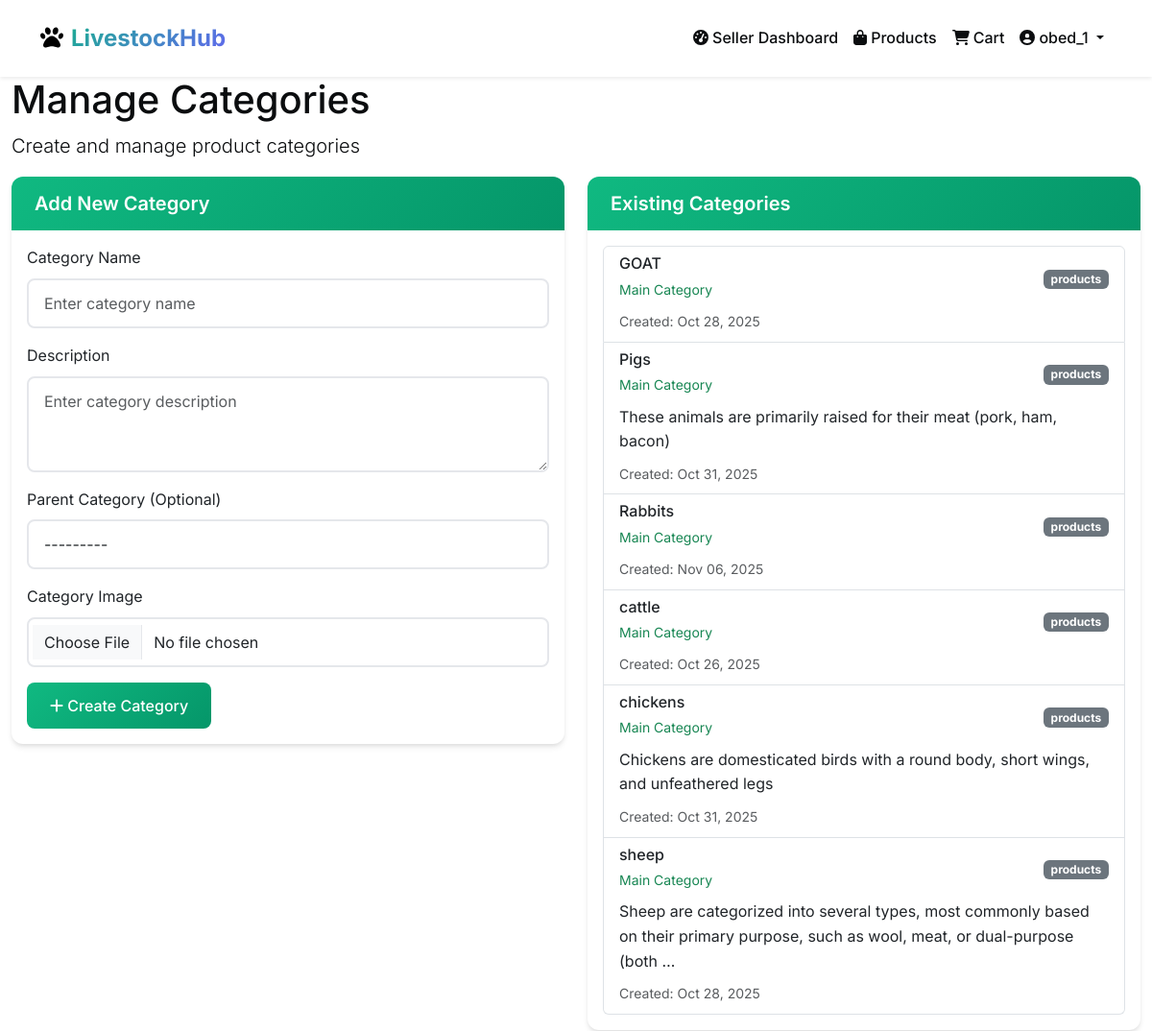
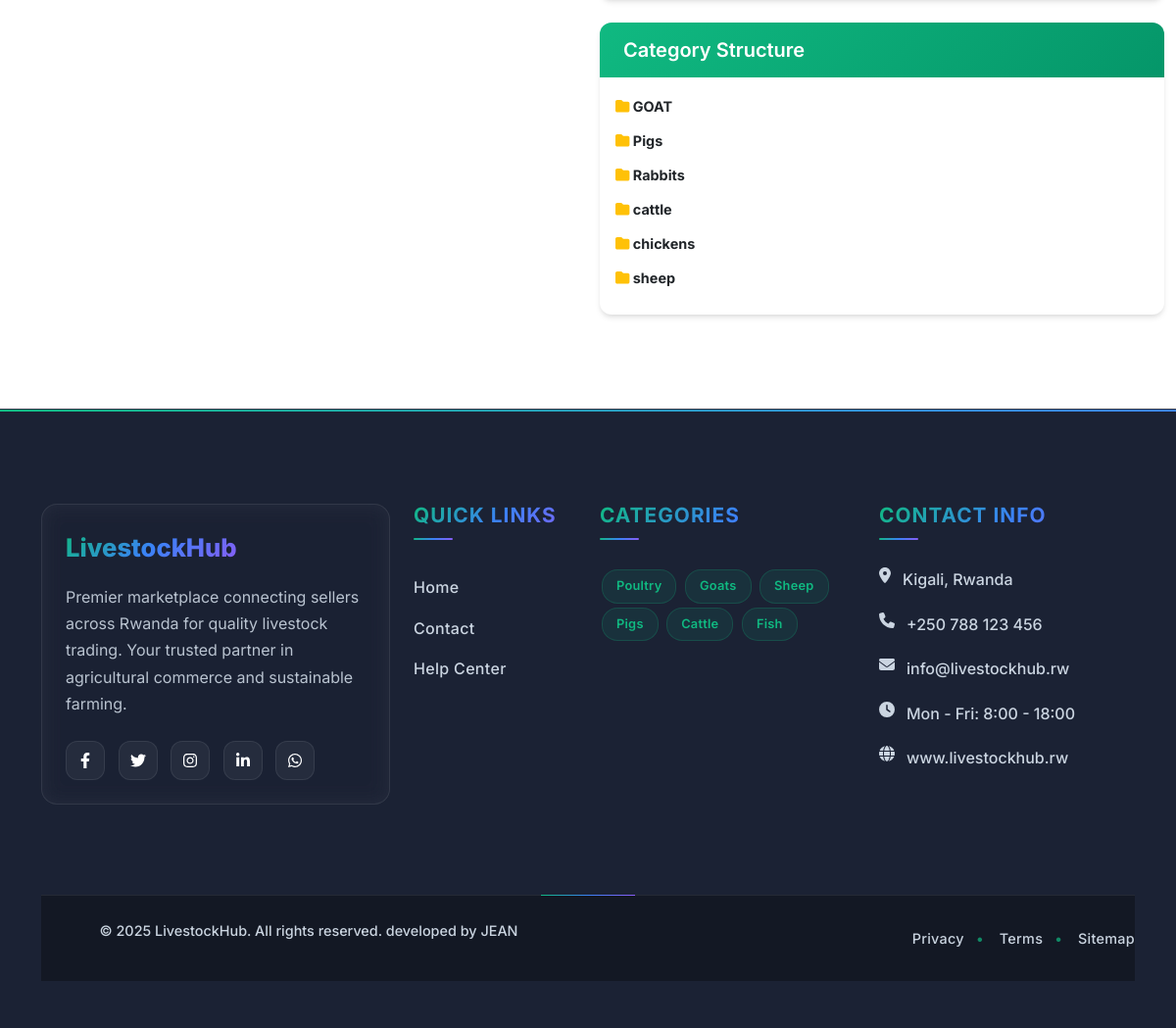
Page /manage-categories/ (signed in) on the committed database (2 pictures, top to bottom).
### accounts/models.py (models this page shows, shortened)
class User(AbstractUser):
    USER_TYPE_CHOICES = (
        ('customer', 'Customer'),
        ('seller', 'Seller'),
        ('admin', 'Admin'),
    )
    user_type = models.CharField(max_length=20, choices=USER_TYPE_CHOICES, default='customer')
    phone_number = models.CharField(max_length=15, blank=True)
    address = models.TextField(blank=True)
    city = models.CharField(max_length=100, blank=True)
    country = models.CharField(max_length=100, default='Rwanda')
    is_seller_approved = models.BooleanField(default=False)
    created_at = models.DateTimeField(auto_now_add=True)
    updated_at = models.DateTimeField(auto_now=True)

### marketplace/models.py (models this page shows, shortened)
class Category(models.Model):
    name = models.CharField(max_length=100, unique=True)
    description = models.TextField(blank=True)
    image = models.ImageField(upload_to='categories/', blank=True)
    parent = models.ForeignKey('self', on_delete=models.CASCADE, null=True, blank=True, related_name='subcategories')
    is_active = models.BooleanField(default=True)
    created_at = models.DateTimeField(auto_now_add=True)
    class Meta:
        verbose_name_plural = "Categories"
        ordering = ['name']
    def __str__(self):
        return self.name

### marketplace/views.py (the view)
# urls.py: path('manage-categories/', views.manage_categories, name='manage_categories'),
@login_required
def manage_categories(request):
    if not request.user.is_staff and request.user.user_type != 'seller':
        messages.error(request, "Access denied.")
        return redirect('marketplace:home')
    if request.user.user_type == 'seller' and not request.user.is_seller_approved:
        messages.warning(request, "Your seller account is pending admin approval. You cannot manage categories yet.")
        return redirect('marketplace:home')
    categories = Category.objects.filter(is_active=True).order_by('parent__name', 'name')
    parent_categories = Category.objects.filter(parent__isnull=True, is_active=True)
    categories = categories.annotate(product_count=Count('product'))
    if request.method == 'POST':
        form = CategoryForm(request.POST, request.FILES)
        if form.is_valid():
            category = form.save()
            messages.success(request, f"Category '{category.name}' created successfully!")
            return redirect('marketplace:manage_categories')
        else:
            messages.error(request, "Please correct the errors below.")
    else:
        form = CategoryForm()
    context = {
        'categories': categories,
        'parent_categories': parent_categories,
        'form': form,
    }
    return render(request, 'marketplace/manage_categories.html', context)

### marketplace/forms.py (shortened to what this page needs)
class CategoryForm(forms.ModelForm):
    class Meta:
        model = Category
        fields = ['name', 'description', 'parent', 'image']
        widgets = {
            'name': forms.TextInput(attrs={'class': 'form-control', 'placeholder': 'Enter category name'}),
            'description': forms.Textarea(attrs={'class': 'form-control', 'rows': 3, 'placeholder': 'Enter category description'}),
            'parent': forms.Select(attrs={'class': 'form-control'}),
            'image': forms.FileInput(attrs={'class': 'form-control'}),
        }
        labels = {
            'name': 'Category Name',
            'description': 'Description',
            'parent': 'Parent Category (Optional)',
            'image': 'Category Image',
        }

### marketplace/context_processors.py (called while the page is built)
def cart_item_count(request):
    if request.user.is_authenticated:
        try:
            cart = Cart.objects.get(user=request.user)
            return {'cart_item_count': cart.total_items}
        except Cart.DoesNotExist:
            return {'cart_item_count': 0}
    return {'cart_item_count': 0}

### marketplace/models.py (called while the page is built)
    @property
    def total_items(self):
        return sum(item.quantity for item in self.items.all())

### templates/marketplace/manage_categories.html (shortened to what this page needs)
{% extends 'base.html' %}
{% load static %}
{% block content %}
<div class="container-fluid">
    <div class="row">
        <div class="col-md-12">
            <h1>Manage Categories</h1>
            <p class="lead">Create and manage product categories</p>
        </div>
    </div>
    <div class="row">
        <div class="col-md-6">
            <div class="card">
                <div class="card-header">
                    <h5>Add New Category</h5>
                </div>
                <div class="card-body">
                    <form method="post" enctype="multipart/form-data">
                        <div class="mb-3">
                            <label for="{{ form.name.id_for_label }}" class="form-label">{{ form.name.label }}</label>
                            {{ form.name }}
                        </div>
                        <div class="mb-3">
                            <label for="{{ form.description.id_for_label }}" class="form-label">{{ form.description.label }}</label>
                            {{ form.description }}
                        </div>
                        <div class="mb-3">
                            <label for="{{ form.parent.id_for_label }}" class="form-label">{{ form.parent.label }}</label>
                            {{ form.parent }}
                        </div>
                        <div class="mb-3">
                            <label for="{{ form.image.id_for_label }}" class="form-label">{{ form.image.label }}</label>
                            {{ form.image }}
                        </div>
                        <button type="submit" class="btn btn-primary">
                            <i class="fas fa-plus"></i> Create Category
                        </button>
                    </form>
                </div>
            </div>
        </div>
        <div class="col-md-6">
            <div class="card">
                <div class="card-header">
                    <h5>Existing Categories</h5>
                </div>
                <div class="card-body">
                    {% if categories %}
                        <div class="list-group">
                            {% for category in categories %}
                                <div class="list-group-item">
                                    <div class="d-flex w-100 justify-content-between align-items-center">
                                        <div>
                                            <h6 class="mb-1">
                                                {{ category.name }}
                                            </h6>
                                            {% if category.parent %}
                                                <small class="text-muted">Parent: {{ category.parent.name }}</small>
                                            {% else %}
                                                <small class="text-success">Main Category</small>
                                            {% endif %}
                                        </div>
                                        <div>
                                            <span class="badge bg-secondary">{{ category.products.count }} products</span>
                                        </div>
                                    </div>
                                    {% if category.description %}
                                        <p class="mb-1 mt-2">{{ category.description|truncatewords:20 }}</p>
                                    {% endif %}
                                    <div class="mt-2">
                                        <small class="text-muted">
                                            Created: {{ category.created_at|date:"M d, Y" }}
                                        </small>
                                    </div>
                                </div>
                            {% endfor %}
                        </div>
                    {% else %}
                        <div class="text-center text-muted py-4">
                            <i class="fas fa-folder-open fa-3x mb-3"></i>
                            <p>No categories found. Create your first category!</p>
                        </div>
                    {% endif %}
                </div>
            </div>
            <div class="card mt-4">
                <div class="card-header">
                    <h5>Category Structure</h5>
                </div>
                <div class="card-body">
                    {% if parent_categories %}
                        <div class="category-tree">
                            {% for parent in parent_categories %}
                                <div class="category-item mb-2">
                                    <strong>
                                        <i class="fas fa-folder text-warning"></i>
                                        {{ parent.name }}
                                    </strong>
                                </div>
                            {% endfor %}
                        </div>
                    {% else %}
                        <p class="text-muted">No categories available.</p>
                    {% endif %}
                </div>
            </div>
        </div>
    </div>
</div>
{% endblock %}

### templates/base.html (shortened to what this page needs)
<!DOCTYPE html>
{% load static %}
<html lang="en">
<head>
    <link href="https://cdn.jsdelivr.net/npm/bootstrap@5.3.0/dist/css/bootstrap.min.css" rel="stylesheet">
    <link href="https://cdnjs.cloudflare.com/ajax/libs/font-awesome/6.4.0/css/all.min.css" rel="stylesheet">
    <link href="{% static 'css/main.css' %}" rel="stylesheet">
     <link href="{% static 'css/footer.css' %}" rel="stylesheet">
</head>
<body>
    <nav class="navbar navbar-expand-lg navbar-light bg-white shadow-sm py-3">
        <div class="container">
            <a class="navbar-brand gradient-text" href="{% url 'marketplace:home' %}">
                <i class="fas fa-paw me-2"></i>LivestockHub
            </a>
            <div class="collapse navbar-collapse" id="navbarNav">
                <div class="navbar-nav ms-auto">
                    {% if user.is_authenticated %}
                        {% if user.user_type == 'seller' %}
                            <a class="nav-link" href="{% url 'marketplace:seller_dashboard' %}">
                                <i class="fas fa-tachometer-alt me-1"></i>Seller Dashboard
                            </a>
                        {% elif user.user_type == 'customer' %}
                            <a class="nav-link" href="{% url 'marketplace:customer_dashboard' %}">
                                <i class="fas fa-tachometer-alt me-1"></i>Dashboard
                            </a>
                        {% elif user.user_type == 'admin' or user.is_staff %}
                            <a class="nav-link" href="{% url 'dashboard:admin_dashboard' %}">
                                <i class="fas fa-tachometer-alt me-1"></i>Admin Dashboard
                            </a>
                        {% endif %}
                        <a class="nav-link" href="{% url 'marketplace:product_list' %}">
                            <i class="fas fa-shopping-bag me-1"></i>Products
                        </a>
                        <a class="nav-link position-relative" href="{% url 'marketplace:view_cart' %}">
                            <i class="fas fa-shopping-cart me-1"></i>Cart
                        </a>
                        <div class="nav-item dropdown">
                            <a class="nav-link dropdown-toggle" href="#" role="button" data-bs-toggle="dropdown">
                                <i class="fas fa-user-circle me-1"></i>{{ user.username }}
                            </a>
                        </div>
                    {% endif %}
                </div>
            </div>
        </div>
    </nav>
    <main>
        {% block content %}
        {% endblock %}
    </main>
    {% include 'marketplace/includes/footer.html' %}
</body>
</html>

### static/css/main.css (style rules this page uses)
:root { --primary: #10b981; --primary-dark: #059669; --secondary: #6366f1; --dark: #0b0d0f; --light: #f8fafc; --gray: #6b7280; }
body { font-family: 'Inter', sans-serif; background-color: #ffffff; color: var(--dark); line-height: 1.6; }
.navbar-brand { font-weight: 700; font-size: 1.5rem; }
.nav-link { font-weight: 500; padding: 8px 16px; border-radius: 8px; transition: all 0.3s ease; color: var(--dark) !important; }
.btn-primary { background: linear-gradient(135deg, var(--primary), var(--primary-dark)); border: none; border-radius: 8px; padding: 12px 24px; font-weight: 500; transition: all 0.3s ease; color: white; }
.card { border: none; border-radius: 12px; box-shadow: 0 4px 6px -1px rgba(0, 0, 0, 0.1), 0 2px 4px -1px rgba(0, 0, 0, 0.06); transition: all 0.3s ease; overflow: hidden; }
.card-header { background: linear-gradient(135deg, var(--primary), var(--primary-dark)); color: white; border-bottom: none; padding: 1rem 1.5rem; }
.card-header h5 { margin: 0; font-weight: 600; }
.gradient-text { background: linear-gradient(135deg, var(--primary), var(--secondary)); -webkit-background-clip: text; -webkit-text-fill-color: transparent; background-clip: text; }
.form-control { border: 2px solid #e5e7eb; border-radius: 8px; padding: 12px 16px; transition: all 0.3s ease; }

### templates/marketplace/manage_categories.html (style rules this page uses)
.category-tree { font-size: 0.9rem; }
.category-item, .subcategory-item, .subsubcategory-item { padding: 2px 0; }

### rows in the picture
User: username "obed_1"
Category: name "GOAT", shows "Main Category", created_at "Oct 28, 2025"
Category: name "Pigs", shows "Main Category", description "These animals are primarily raised for their meat (pork, ham, bacon)", created_at "Oct 31, 2025"
Category: name "Rabbits", shows "Main Category", created_at "Nov 06, 2025"
Category: name "cattle", shows "Main Category", created_at "Oct 26, 2025"
Category: name "chickens", shows "Main Category", description "Chickens are domesticated birds with a round body, short wings, and unfeathered legs", created_at "Oct 31, 2025"
Category: name "sheep", shows "Main Category", description "Sheep are categorized into several types, most commonly based on their primary purpose, such as wool, meat, or dual-purpose (both …", created_at "Oct 28, 2025"
